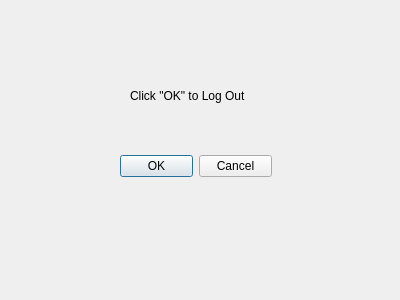
<?xml version="1.0" encoding="UTF-8"?>
<ui version="4.0">
 <class>ConfirmationWindow</class>
 <widget class="QDialog" name="ConfirmationWindow">
  <property name="geometry">
   <rect>
    <x>0</x>
    <y>0</y>
    <width>400</width>
    <height>300</height>
   </rect>
  </property>
  <property name="windowTitle">
   <string>Dialog</string>
  </property>
  <widget class="QDialogButtonBox" name="buttonBox">
   <property name="geometry">
    <rect>
     <x>120</x>
     <y>150</y>
     <width>152</width>
     <height>32</height>
    </rect>
   </property>
   <property name="orientation">
    <enum>Qt::Orientation::Horizontal</enum>
   </property>
   <property name="standardButtons">
    <set>QDialogButtonBox::StandardButton::Cancel|QDialogButtonBox::StandardButton::Ok</set>
   </property>
  </widget>
  <widget class="QLabel" name="label">
   <property name="geometry">
    <rect>
     <x>130</x>
     <y>80</y>
     <width>151</width>
     <height>31</height>
    </rect>
   </property>
   <property name="text">
    <string>Click &quot;OK&quot; to Log Out</string>
   </property>
  </widget>
 </widget>
 <resources/>
 <connections>
  <connection>
   <sender>buttonBox</sender>
   <signal>accepted()</signal>
   <receiver>ConfirmationWindow</receiver>
   <slot>accept()</slot>
   <hints>
    <hint type="sourcelabel">
     <x>248</x>
     <y>254</y>
    </hint>
    <hint type="destinationlabel">
     <x>157</x>
     <y>274</y>
    </hint>
   </hints>
  </connection>
  <connection>
   <sender>buttonBox</sender>
   <signal>rejected()</signal>
   <receiver>ConfirmationWindow</receiver>
   <slot>reject()</slot>
   <hints>
    <hint type="sourcelabel">
     <x>316</x>
     <y>260</y>
    </hint>
    <hint type="destinationlabel">
     <x>286</x>
     <y>274</y>
    </hint>
   </hints>
  </connection>
 </connections>
</ui>
